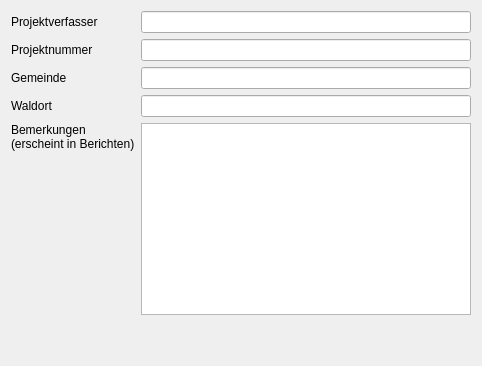
            <widget class="QWidget" name="tab_9">
             <attribute name="title">
              <string>Kopfdaten</string>
             </attribute>
             <layout class="QGridLayout" name="gridLayout_25">
              <item row="0" column="0">
               <layout class="QGridLayout" name="gridLayout_24">
                <item row="3" column="0">
                 <widget class="QLabel" name="label_41">
                  <property name="sizePolicy">
                   <sizepolicy hsizetype="Expanding" vsizetype="Preferred">
                    <horstretch>0</horstretch>
                    <verstretch>0</verstretch>
                   </sizepolicy>
                  </property>
                  <property name="text">
                   <string>Waldort</string>
                  </property>
                 </widget>
                </item>
                <item row="4" column="1">
                 <widget class="QTextEdit" name="fieldPrBemerkung">
                  <property name="lineWidth">
                   <number>1</number>
                  </property>
                 </widget>
                </item>
                <item row="0" column="1">
                 <widget class="QLineEdit" name="fieldPrVerf">
                  <property name="minimumSize">
                   <size>
                    <width>330</width>
                    <height>0</height>
                   </size>
                  </property>
                 </widget>
                </item>
                <item row="0" column="0">
                 <widget class="QLabel" name="label_26">
                  <property name="sizePolicy">
                   <sizepolicy hsizetype="Expanding" vsizetype="Preferred">
                    <horstretch>0</horstretch>
                    <verstretch>0</verstretch>
                   </sizepolicy>
                  </property>
                  <property name="minimumSize">
                   <size>
                    <width>0</width>
                    <height>0</height>
                   </size>
                  </property>
                  <property name="text">
                   <string>Projektverfasser</string>
                  </property>
                 </widget>
                </item>
                <item row="1" column="1">
                 <widget class="QLineEdit" name="fieldPrNr"/>
                </item>
                <item row="4" column="0">
                 <widget class="QLabel" name="label_14">
                  <property name="text">
                   <string>Bemerkungen
(erscheint in Berichten)</string>
                  </property>
                  <property name="alignment">
                   <set>Qt::AlignLeading|Qt::AlignLeft|Qt::AlignTop</set>
                  </property>
                 </widget>
                </item>
                <item row="2" column="1">
                 <widget class="QLineEdit" name="fieldPrGmd"/>
                </item>
                <item row="1" column="0">
                 <widget class="QLabel" name="label_32">
                  <property name="sizePolicy">
                   <sizepolicy hsizetype="Expanding" vsizetype="Preferred">
                    <horstretch>0</horstretch>
                    <verstretch>0</verstretch>
                   </sizepolicy>
                  </property>
                  <property name="text">
                   <string>Projektnummer</string>
                  </property>
                 </widget>
                </item>
                <item row="2" column="0">
                 <widget class="QLabel" name="label_34">
                  <property name="sizePolicy">
                   <sizepolicy hsizetype="Expanding" vsizetype="Preferred">
                    <horstretch>0</horstretch>
                    <verstretch>0</verstretch>
                   </sizepolicy>
                  </property>
                  <property name="text">
                   <string>Gemeinde</string>
                  </property>
                 </widget>
                </item>
                <item row="3" column="1">
                 <widget class="QLineEdit" name="fieldPrWald"/>
                </item>
               </layout>
              </item>
              <item row="1" column="0">
               <spacer name="verticalSpacer_17">
                <property name="orientation">
                 <enum>Qt::Vertical</enum>
                </property>
                <property name="sizeHint" stdset="0">
                 <size>
                  <width>20</width>
                  <height>40</height>
                 </size>
                </property>
               </spacer>
              </item>
             </layout>
            </widget>
